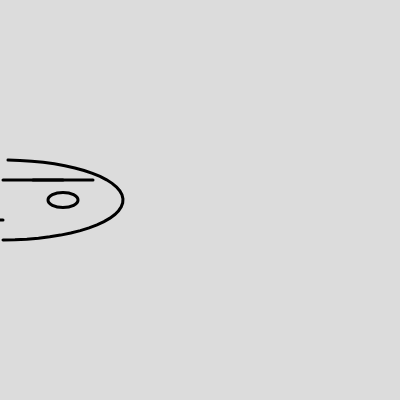
Frame 1 (no input)
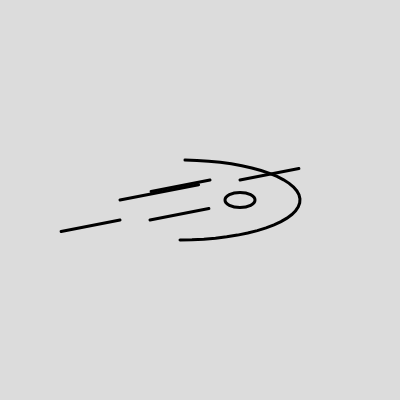
Frame 60 (no input)
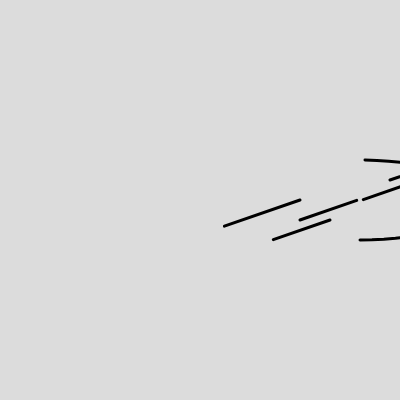
Frame 120 (the mouse pressed at the canvas centre since frame 60)

The p5.js sketch that drew these frames (run headless with seeded random() and noise() and a simulated clock; from frame 60 on, the mouse is pressed at the canvas centre):

// p5.js sketch
// ── sketch.js
let horse;
let time = 0;

function setup() {
  createCanvas(400, 400);
  horse = new Horse();
}

function draw() {
  background(220);
  horse.update();
  horse.display();
  time += 0.05;
}

class Horse {
  constructor() {
    this.x = 0;
    this.y = height / 2;
    this.bodyLength = 120;
    this.bodyHeight = 40;
    this.headSize = 30;
    this.legLength = 60;
    this.tailLength = 80;
    this.speed = 3;
  }

  update() {
    this.x += this.speed;
    if (this.x > width + this.bodyLength) {
      this.x = -this.bodyLength;
    }
  }

  display() {
    push();
    translate(this.x, this.y);
    
    // Body (sweeping curve)
    noFill();
    stroke(0);
    strokeWeight(3);
    beginShape();
    for (let i = 0; i < PI; i += 0.1) {
      let x = sin(i) * this.bodyLength;
      let y = cos(i) * this.bodyHeight;
      vertex(x, y);
    }
    endShape();

    // Head
    ellipse(this.bodyLength / 2, 0, this.headSize, this.headSize/2);

    // Legs (synchronized gallop)
    let legOffset = sin(time * 3) * 20;
    
    // Front legs
    line(this.bodyLength/4, -this.bodyHeight/2, 
         this.bodyLength/4 + cos(time) * this.legLength, 
         -this.bodyHeight/2 + sin(time) * this.legLength);
    line(this.bodyLength/2, -this.bodyHeight/2, 
         this.bodyLength/2 + cos(time + PI) * this.legLength, 
         -this.bodyHeight/2 + sin(time + PI) * this.legLength);

    // Hind legs
    line(-this.bodyLength/4, this.bodyHeight/2, 
         -this.bodyLength/4 + cos(time + PI) * this.legLength, 
         this.bodyHeight/2 + sin(time + PI) * this.legLength);
    line(-this.bodyLength/2, this.bodyHeight/2, 
         -this.bodyLength/2 + cos(time) * this.legLength, 
         this.bodyHeight/2 + sin(time) * this.legLength);

    // Tail
    line(-this.bodyLength/2, 0, 
         -this.bodyLength/2 - this.tailLength * cos(time), 
         -this.tailLength * sin(time));

    pop();
  }
}
